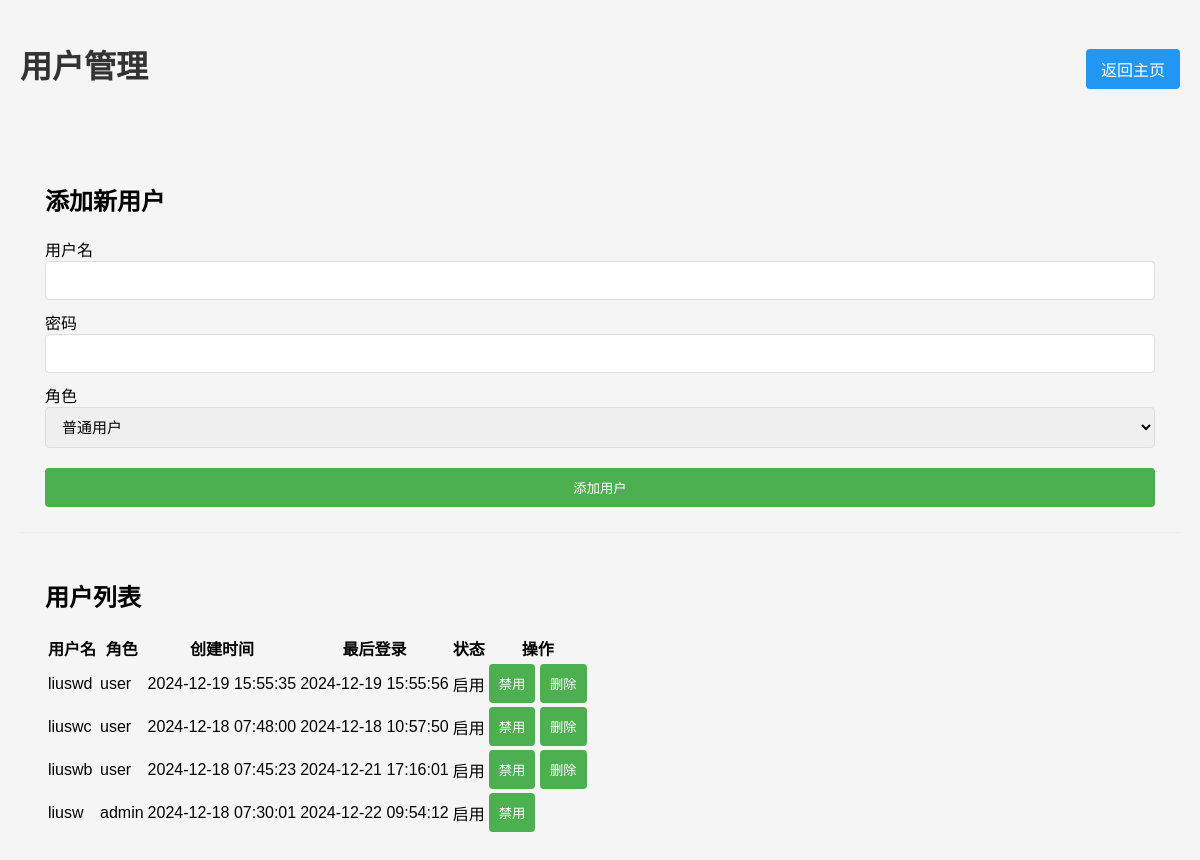
The app's page /user_management (signed in) with its own data.
### tables this page shows
CREATE TABLE users (
                id INTEGER PRIMARY KEY AUTOINCREMENT,
                username TEXT UNIQUE NOT NULL,
                password TEXT NOT NULL,
                role TEXT NOT NULL,  -- 'admin' 或 'user'
                created_at TIMESTAMP DEFAULT CURRENT_TIMESTAMP,
                last_login TIMESTAMP,
                is_active BOOLEAN DEFAULT 1
            );

### app.py (the view)
@app.route('/user_management')
@login_required
@permission_required('users', 'view')
def user_management():
    users = manager.get_users()
    return render_template('user_management.html', users=users)

### app.py (called while the page is built)
def login_required(f):
    @wraps(f)
    def decorated_function(*args, **kwargs):
        if 'user_id' not in session:
            return redirect(url_for('login'))
        return f(*args, **kwargs)
    return decorated_function

def permission_required(module, action):
    def decorator(f):
        @wraps(f)
        def decorated_function(*args, **kwargs):
            if not manager.check_permission(session['user_id'], module, action):
                flash('权限不足')
                return redirect(url_for('index'))
            return f(*args, **kwargs)
        return decorated_function
    return decorator

@app.template_filter('datetime')
def format_datetime(value):
    if isinstance(value, str):
        value = datetime.fromisoformat(value)
    return value.strftime('%Y-%m-%d %H:%M:%S')

### models.py (called while the page is built)
    def get_cursor(self):
        if not hasattr(self.local, 'cursor'):
            self.local.conn = sqlite3.connect('work_management.db', check_same_thread=False)
            self.local.cursor = self.local.conn.cursor()
        return self.local.cursor

    @property
    def cursor(self):
        return self.get_cursor()

### work_manager.py (called while the page is built)
    def check_permission(self, user_id, module, action):
        user = self.db.cursor.execute(
            'SELECT role FROM users WHERE id = ?',
            (user_id,)
        ).fetchone()
        if user and user[0] == 'admin':
            return True
        if module == 'users':
            return False
        return True

    def get_users(self):
        users = self.db.cursor.execute('''
            SELECT id, username, role, created_at, last_login, is_active
            FROM users
            ORDER BY created_at DESC
        ''').fetchall()
        return [{
            'id': user[0],
            'username': user[1],
            'role': user[2],
            'created_at': user[3],
            'last_login': user[4],
            'is_active': user[5]
        } for user in users]

### templates/user_management.html (shortened to what this page needs)
<!DOCTYPE html>
<html>
<head>
    <link rel="stylesheet" href="{{ url_for('static', filename='style.css') }}">
</head>
<body>
    <div class="container">
        <div class="header-section">
            <h1>用户管理</h1>
            <a href="{{ url_for('index') }}" class="back-btn">返回主页</a>
        </div>
        <div class="section">
            <h2>添加新用户</h2>
            <form method="POST" action="{{ url_for('add_user') }}">
                <div class="form-group">
                    <label>用户名</label>
                    <input type="text" name="username" required>
                </div>
                <div class="form-group">
                    <label>密码</label>
                    <input type="password" name="password" required>
                </div>
                <div class="form-group">
                    <label>角色</label>
                    <select name="role">
                        <option value="user">普通用户</option>
                    </select>
                </div>
                <button type="submit">添加用户</button>
            </form>
        </div>
        <div class="section">
            <h2>用户列表</h2>
            <table class="user-table">
                <thead>
                    <tr>
                        <th>用户名</th>
                        <th>角色</th>
                        <th>创建时间</th>
                        <th>最后登录</th>
                        <th>状态</th>
                        <th>操作</th>
                    </tr>
                </thead>
                <tbody>
                    {% for user in users %}
                    <tr>
                        <td>{{ user.username }}</td>
                        <td>{{ user.role }}</td>
                        <td>{{ user.created_at|datetime }}</td>
                        <td>{{ user.last_login|datetime if user.last_login else '从未登录' }}</td>
                        <td>{{ '启用' if user.is_active else '禁用' }}</td>
                        <td>
                            <button onclick="toggleUserStatus({{ user.id }})">
                                {{ '禁用' if user.is_active else '启用' }}
                            </button>
                            {% if user.username != 'liusw' %}
                            <button onclick="deleteUser({{ user.id }})">删除</button>
                            {% endif %}
                        </td>
                    </tr>
                    {% endfor %}
                </tbody>
            </table>
        </div>
    </div>
</body>
</html>

### static/style.css (style rules this page uses)
body { font-family: Arial, sans-serif; margin: 0; padding: 20px; background-color: #f5f5f5; }
.container { max-width: 1600px; margin: 0 auto; }
.section { padding: 25px; border-bottom: 1px solid #eee; }
.section:last-child { border-bottom: none; }
h1 { text-align: center; color: #333; margin-bottom: 30px; }
form { display: flex; flex-direction: column; gap: 10px; }
input, textarea, select { padding: 10px 12px; font-size: 15px; border: 1px solid #ddd; border-radius: 4px; width: 100%; box-sizing: border-box; }
button { padding: 10px; background-color: #4CAF50; color: white; border: none; border-radius: 4px; cursor: pointer; }
.back-btn { background-color: #2196F3; color: white; padding: 8px 15px; border-radius: 4px; text-decoration: none; transition: background-color 0.3s; }
.header-section { display: flex; justify-content: space-between; align-items: center; margin-bottom: 20px; }
form button[type="submit"] { margin-top: 10px; }

### records on screen
users: username "liuswd", role "user", created_at "2024-12-19 15:55:35", last_login "2024-12-19 15:55:56", is_active "启用", is_active "禁用"
users: username "liuswc", role "user", created_at "2024-12-18 07:48:00", last_login "2024-12-18 10:57:50", is_active "启用", is_active "禁用"
users: username "liuswb", role "user", created_at "2024-12-18 07:45:23", last_login "2024-12-21 17:16:01", is_active "启用", is_active "禁用"
users: username "liusw", role "admin", created_at "2024-12-18 07:30:01", last_login "2024-12-22 09:54:12", is_active "启用", is_active "禁用"
